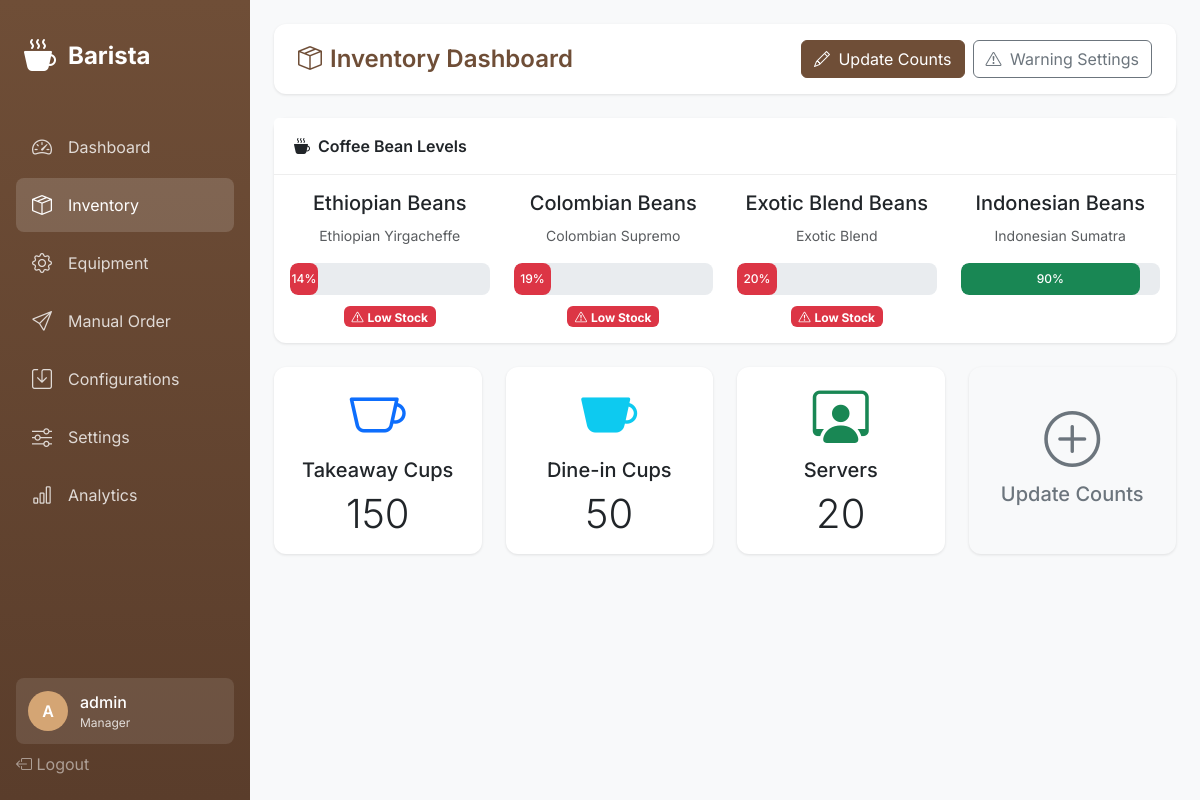
/inventory/ (signed in), run on the app's committed database.
### barista_app/models.py (models this page shows, shortened)
class UserProfile(AbstractUser):
    ROLE_CHOICES = [
        ('barista', 'Barista'),
        ('technician', 'Technician'),
        ('supervisor', 'Supervisor'),
        ('manager', 'Manager'),
    ]
    role = models.CharField(max_length=20, choices=ROLE_CHOICES, default='barista')
    last_activity = models.DateTimeField(null=True, blank=True)
    class Meta:
        db_table = 'user_profiles'

class Inventory(models.Model):
    ITEM_TYPES = [
        ('bean', 'Coffee Beans'),
        ('cup_takeaway', 'Takeaway Cups'),
        ('cup_dinein', 'Dine-in Cups'),
        ('server', 'Servers'),
    ]
    item_type = models.CharField(max_length=20, choices=ITEM_TYPES)
    name = models.CharField(max_length=100)
    current_level = models.FloatField(
        default=100.0,
        validators=[MinValueValidator(0), MaxValueValidator(100)],
        help_text="Current level as percentage (0-100)"
    )
    current_count = models.IntegerField(
        default=0,
        validators=[MinValueValidator(0)],
        help_text="Current count for cups/servers"
    )
    warning_threshold = models.FloatField(
        default=20.0,
        validators=[MinValueValidator(0), MaxValueValidator(100)],
        help_text="Warning threshold percentage"
    )
    coffee_type = models.ForeignKey(
        CoffeeType,
        on_delete=models.SET_NULL,
        null=True,
        blank=True,
        related_name='inventory_items'
    )
    updated_at = models.DateTimeField(auto_now=True)
    class Meta:
        db_table = 'inventory'
        verbose_name_plural = 'Inventory items'
    @property
    def is_warning(self):
        return self.current_level <= self.warning_threshold

class CoffeeType(models.Model):
    name = models.CharField(max_length=100, unique=True)
    description = models.TextField(blank=True)
    origin = models.CharField(max_length=100, blank=True)
    is_active = models.BooleanField(default=True)
    created_at = models.DateTimeField(auto_now_add=True)
    class Meta:
        db_table = 'coffee_types'
        ordering = ['name']

### barista_app/views.py (the view)
# urls.py: path('inventory/', views.inventory_dashboard, name='inventory-dashboard'),
@login_required
def inventory_dashboard(request):
    beans = Inventory.objects.filter(item_type='bean')
    cups_takeaway = Inventory.objects.filter(item_type='cup_takeaway').first()
    cups_dinein = Inventory.objects.filter(item_type='cup_dinein').first()
    servers = Inventory.objects.filter(item_type='server').first()
    return render(request, 'barista/inventory/dashboard.html', {
        'beans': beans,
        'cups_takeaway': cups_takeaway,
        'cups_dinein': cups_dinein,
        'servers': servers,
    })

### barista_app/templates/barista/inventory/dashboard.html (shortened to what this page needs)
{% extends 'barista/base.html' %}
{% block content %}
<div class="top-bar">
    <h1 class="page-title">
        <i class="bi bi-box-seam me-2"></i>Inventory Dashboard
    </h1>
    <div class="d-flex gap-2">
        <a href="{% url 'inventory-update' %}" class="btn btn-primary">
            <i class="bi bi-pencil me-1"></i> Update Counts
        </a>
        <a href="{% url 'inventory-warnings' %}" class="btn btn-outline-secondary">
            <i class="bi bi-exclamation-triangle me-1"></i> Warning Settings
        </a>
    </div>
</div>
<div class="card mb-4">
    <div class="card-header">
        <i class="bi bi-cup-hot-fill me-2"></i>Coffee Bean Levels
    </div>
    <div class="card-body">
        <div class="row g-4">
            {% for bean in beans %}
            <div class="col-md-6 col-lg-3">
                <div class="text-center mb-3">
                    <h5>{{ bean.name }}</h5>
                    <small class="text-muted">{{ bean.coffee_type.name|default:"Unknown origin" }}</small>
                </div>
                <div class="progress mb-2" style="height: 2rem;">
                    <div class="progress-bar
                        {% if bean.current_level <= bean.warning_threshold %}bg-danger
                        {% elif bean.current_level <= 50 %}bg-warning
                        {% else %}bg-success{% endif %}"
                         style="width: {{ bean.current_level }}%;">
                        {{ bean.current_level|floatformat:0 }}%
                    </div>
                </div>
                {% if bean.is_warning %}
                <div class="text-center">
                    <span class="badge bg-danger">
                        <i class="bi bi-exclamation-triangle me-1"></i>Low Stock
                    </span>
                </div>
                {% endif %}
            </div>
            {% empty %}
            <div class="col-12 text-center text-muted py-4">
                <i class="bi bi-inbox" style="font-size: 3rem;"></i>
                <p class="mt-2">No beans configured. Add inventory items to track them.</p>
            </div>
            {% endfor %}
        </div>
    </div>
</div>
<div class="row g-4">
    <div class="col-md-6 col-lg-3">
        <div class="card text-center h-100">
            <div class="card-body">
                <div class="display-4 text-primary mb-2">
                    <i class="bi bi-cup"></i>
                </div>
                <h5>Takeaway Cups</h5>
                <div class="display-6 {% if cups_takeaway and cups_takeaway.is_warning %}text-danger{% endif %}">
                    {{ cups_takeaway.current_count|default:0 }}
                </div>
            </div>
        </div>
    </div>
    <div class="col-md-6 col-lg-3">
        <div class="card text-center h-100">
            <div class="card-body">
                <div class="display-4 text-info mb-2">
                    <i class="bi bi-cup-fill"></i>
                </div>
                <h5>Dine-in Cups</h5>
                <div class="display-6 {% if cups_dinein and cups_dinein.is_warning %}text-danger{% endif %}">
                    {{ cups_dinein.current_count|default:0 }}
                </div>
            </div>
        </div>
    </div>
    <div class="col-md-6 col-lg-3">
        <div class="card text-center h-100">
            <div class="card-body">
                <div class="display-4 text-success mb-2">
                    <i class="bi bi-person-workspace"></i>
                </div>
                <h5>Servers</h5>
                <div class="display-6">
                    {{ servers.current_count|default:0 }}
                </div>
            </div>
        </div>
    </div>
    <div class="col-md-6 col-lg-3">
        <div class="card text-center h-100 bg-light">
            <div class="card-body d-flex flex-column justify-content-center">
                <a href="{% url 'inventory-update' %}" class="text-decoration-none">
                    <div class="display-4 text-secondary mb-2">
                        <i class="bi bi-plus-circle"></i>
                    </div>
                    <h5 class="text-secondary">Update Counts</h5>
                </a>
            </div>
        </div>
    </div>
</div>
{% endblock %}

### barista_app/templates/barista/base.html (shortened to what this page needs)
{% load static %}
<!DOCTYPE html>
<html lang="en" data-bs-theme="light">
<head>
    <link href="https://cdn.jsdelivr.net/npm/bootstrap@5.3.2/dist/css/bootstrap.min.css" rel="stylesheet">
    <link href="https://cdn.jsdelivr.net/npm/bootstrap-icons@1.11.1/font/bootstrap-icons.css" rel="stylesheet">
</head>
<body>
    {% if user.is_authenticated %}
    <nav class="sidebar">
        <a href="{% url 'dashboard' %}" class="sidebar-brand">
            <i class="bi bi-cup-hot-fill"></i>
            <span>Barista</span>
        </a>
        <ul class="sidebar-nav">
            <li class="nav-item">
                <a href="{% url 'dashboard' %}" class="nav-link {% if request.resolver_match.url_name == 'dashboard' %}active{% endif %}">
                    <i class="bi bi-speedometer2"></i>
                    <span>Dashboard</span>
                </a>
            </li>
            <li class="nav-item">
                <a href="{% url 'inventory-dashboard' %}" class="nav-link {% if 'inventory' in request.path %}active{% endif %}">
                    <i class="bi bi-box-seam"></i>
                    <span>Inventory</span>
                </a>
            </li>
            <li class="nav-item">
                <a href="{% url 'equipment-overview' %}" class="nav-link {% if 'equipment' in request.path %}active{% endif %}">
                    <i class="bi bi-gear"></i>
                    <span>Equipment</span>
                </a>
            </li>
            <li class="nav-item">
                <a href="{% url 'manual-order' %}" class="nav-link {% if request.resolver_match.url_name == 'manual-order' %}active{% endif %}">
                    <i class="bi bi-send"></i>
                    <span>Manual Order</span>
                </a>
            </li>
            <li class="nav-item">
                <a href="{% url 'configurations-list' %}" class="nav-link {% if 'configurations' in request.path %}active{% endif %}">
                    <i class="bi bi-save"></i>
                    <span>Configurations</span>
                </a>
            </li>
            <li class="nav-item">
                <a href="{% url 'settings-display' %}" class="nav-link {% if 'settings' in request.path %}active{% endif %}">
                    <i class="bi bi-sliders"></i>
                    <span>Settings</span>
                </a>
            </li>
            <li class="nav-item">
                <a href="{% url 'analytics-overview' %}" class="nav-link {% if 'analytics' in request.path %}active{% endif %}">
                    <i class="bi bi-bar-chart"></i>
                    <span>Analytics</span>
                </a>
            </li>
        </ul>
        <div class="sidebar-footer">
            <div class="user-info">
                <div class="user-avatar">
                    {{ user.username|slice:":1"|upper }}
                </div>
                <div class="user-details">
                    <div class="user-name">{{ user.username }}</div>
                    <div class="user-role">{{ user.get_role_display }}</div>
                </div>
            </div>
            <a href="{% url 'logout' %}" class="nav-link text-white-50">
                <i class="bi bi-box-arrow-left"></i>
                <span>Logout</span>
            </a>
        </div>
    </nav>
    {% endif %}
    <main class="main-content {% if not user.is_authenticated %}ms-0{% endif %}">
        {% block content %}{% endblock %}
    </main>
</body>
</html>

### barista_app/templates/barista/base.html (style rules this page uses)
:root { --sidebar-width: 250px; --primary-color: #6f4e37; --secondary-color: #c4a484; --accent-color: #d4a574; }
* { font-family: 'Inter', sans-serif; }
body { background-color: #f8f9fa; min-height: 100vh; }
.sidebar { position: fixed; top: 0; left: 0; height: 100vh; width: var(--sidebar-width); background: linear-gradient(180deg, var(--primary-color) 0%, #5a3d2b 100%); padding: 1.5rem 1rem; z-index: 1000; transition: transform 0.3s ease; }
.sidebar-brand { color: white; font-size: 1.5rem; font-weight: 700; text-decoration: none; display: flex; align-items: center; gap: 0.75rem; padding: 0.5rem; margin-bottom: 2rem; }
.sidebar-brand i { font-size: 2rem; }
.sidebar-nav { list-style: none; padding: 0; margin: 0; }
.sidebar-nav .nav-item { margin-bottom: 0.25rem; }
.sidebar-nav .nav-link { color: rgba(255, 255, 255, 0.8); padding: 0.75rem 1rem; border-radius: 0.5rem; display: flex; align-items: center; gap: 0.75rem; text-decoration: none; transition: all 0.2s; }
.sidebar-nav .nav-link:hover, .sidebar-nav .nav-link.active { background: rgba(255, 255, 255, 0.15); color: white; }
.sidebar-nav .nav-link i { font-size: 1.25rem; width: 1.5rem; }
.sidebar-footer { position: absolute; bottom: 1.5rem; left: 1rem; right: 1rem; }
.user-info { background: rgba(255, 255, 255, 0.1); border-radius: 0.5rem; padding: 0.75rem; color: white; display: flex; align-items: center; gap: 0.75rem; margin-bottom: 0.5rem; }
.user-avatar { width: 40px; height: 40px; border-radius: 50%; background: var(--accent-color); display: flex; align-items: center; justify-content: center; font-weight: 600; }
.user-details { flex: 1; overflow: hidden; }
.user-name { font-weight: 500; white-space: nowrap; overflow: hidden; text-overflow: ellipsis; }
.user-role { font-size: 0.75rem; opacity: 0.8; }
.main-content { margin-left: var(--sidebar-width); padding: 1.5rem; min-height: 100vh; }
.top-bar { background: white; border-radius: 0.75rem; padding: 1rem 1.5rem; margin-bottom: 1.5rem; display: flex; justify-content: space-between; align-items: center; box-shadow: 0 1px 3px rgba(0,0,0,0.1); }
.page-title { font-size: 1.5rem; font-weight: 600; color: var(--primary-color); margin: 0; }
.card { border: none; border-radius: 0.75rem; box-shadow: 0 1px 3px rgba(0,0,0,0.1); }
.card-header { background: white; border-bottom: 1px solid #eee; font-weight: 600; padding: 1rem 1.25rem; }
.btn-primary { background: var(--primary-color); border-color: var(--primary-color); }
.progress { height: 1.5rem; border-radius: 0.5rem; background: #e9ecef; }
.progress-bar { border-radius: 0.5rem; font-weight: 500; }

### data on the page
UserProfile: username "A", username "admin", role "Manager"
Inventory: name "Ethiopian Beans", coffee_type.name "Ethiopian Yirgacheffe", current_level "14", warning_threshold "Low Stock"
Inventory: name "Colombian Beans", coffee_type.name "Colombian Supremo", current_level "19", warning_threshold "Low Stock"
Inventory: name "Exotic Blend Beans", coffee_type.name "Exotic Blend", current_level "20", warning_threshold "Low Stock"
Inventory: name "Indonesian Beans", coffee_type.name "Indonesian Sumatra", current_level "90"
Inventory: current_count "150"
Inventory: current_count "50"
Inventory: current_count "20"
